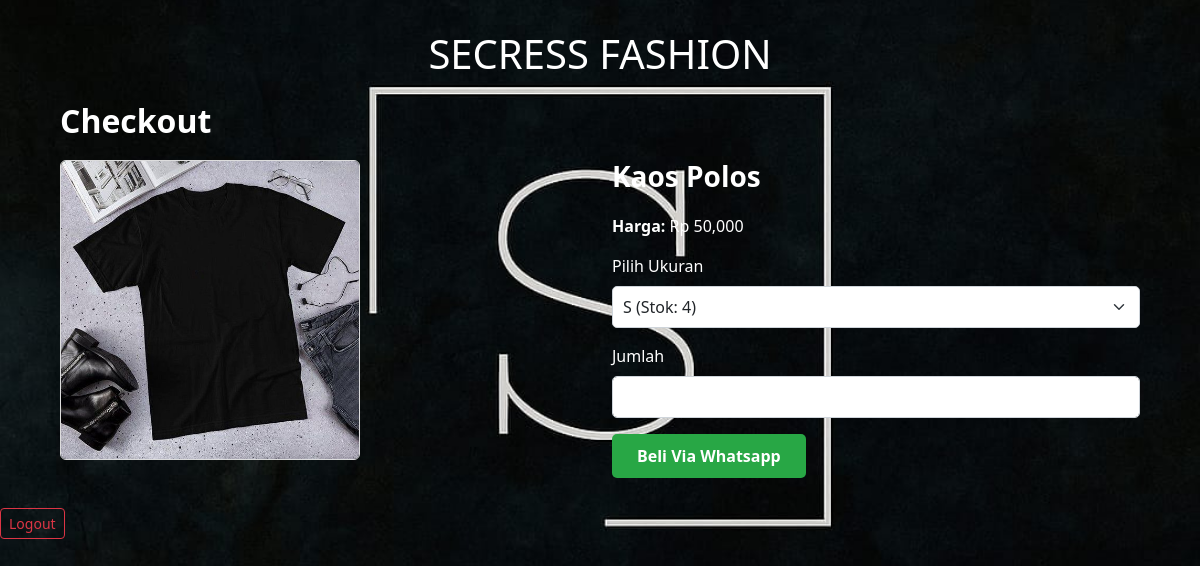
Screenshot of /checkout/1 (signed in) with the database file from the repository.
### models.py (models this page shows)
class Product(db.Model):
    __tablename__ = 'product'
    id = db.Column(db.Integer, primary_key=True)
    name = db.Column(db.String(100), nullable=False)
    image = db.Column(db.String(200), nullable=False)
    price = db.Column(db.Integer, nullable=False)
    sizes = db.relationship('ProductSize', backref='product', lazy=True, cascade="all, delete-orphan")

### app.py (the view, shortened to what this page needs)
@app.route('/checkout/<int:id>', methods=['GET', 'POST'])
@login_required
def checkout(id):
    product = Product.query.get_or_404(id)
    return render_template('checkout.html', product=product)

### app.py (called while the page is built)
def login_required(f):
    @wraps(f)
    def decorated_function(*args, **kwargs):
        if 'user_id' not in session:
            flash("Silakan login terlebih dahulu.", "warning")
            return redirect(url_for('login'))
        return f(*args, **kwargs)
    return decorated_function

### templates/checkout.html
{% extends 'base.html' %} {% block content %}
<h2>Checkout</h2>
<div class="row">
  <div class="col-md-6">
    <img
      src="{{ url_for('static', filename=product.image) }}"
      class="img-fluid rounded mb-3"
      alt="{{ product.name }}"
    />
  </div>
  <div class="col-md-6">
    <h3>{{ product.name }}</h3>
    <p><strong>Harga:</strong> Rp {{ "{:,.0f}".format(product.price) }}</p>
    <form method="post">
      <div class="mb-3">
        <label for="size" class="form-label">Pilih Ukuran</label>
        <select name="size" class="form-select" required>
          {% for size in product.sizes %} {% if size.stock > 0 %}
          <option value="{{ size.size }}">
            {{ size.size }} (Stok: {{ size.stock }})
          </option>
          {% endif %} {% endfor %}
        </select>
      </div>
      <div class="mb-3">
        <label for="quantity" class="form-label">Jumlah</label>
        <input
          type="number"
          name="quantity"
          class="form-control"
          min="1"
          required
        />
      </div>
      <button type="submit" class="btn btn-success">Beli Via Whatsapp</button>
    </form>
  </div>
</div>
{% endblock %}

### static/style.css (style rules this page uses)
body { font-family: 'Segoe UI', sans-serif; background: url(/static/uploads/secress.jpg); color: #333; background-size: cover; background-repeat: no-repeat; background-attachment: fixed; background-position: center; color: #ffffff; }
h2, h3 { font-weight: bold; margin-bottom: 20px; }
.btn-success { background-color: #28a745; border: none; padding: 10px 25px; font-weight: 600; border-radius: 5px; transition: background-color 0.3s ease; }
.img-fluid { max-height: 300px; object-fit: contain; border-radius: 10px; border: 1px solid #ddd; }
.form-label { font-weight: 500; }
select.form-select, input.form-control { border-radius: 5px; padding: 8px 10px; border: 1px solid #ced4da; }

### rows the page displays
Product: image (picture), name "Kaos Polos", price "50,000"

### other values shown
form field size "S (Stok: 4)"
